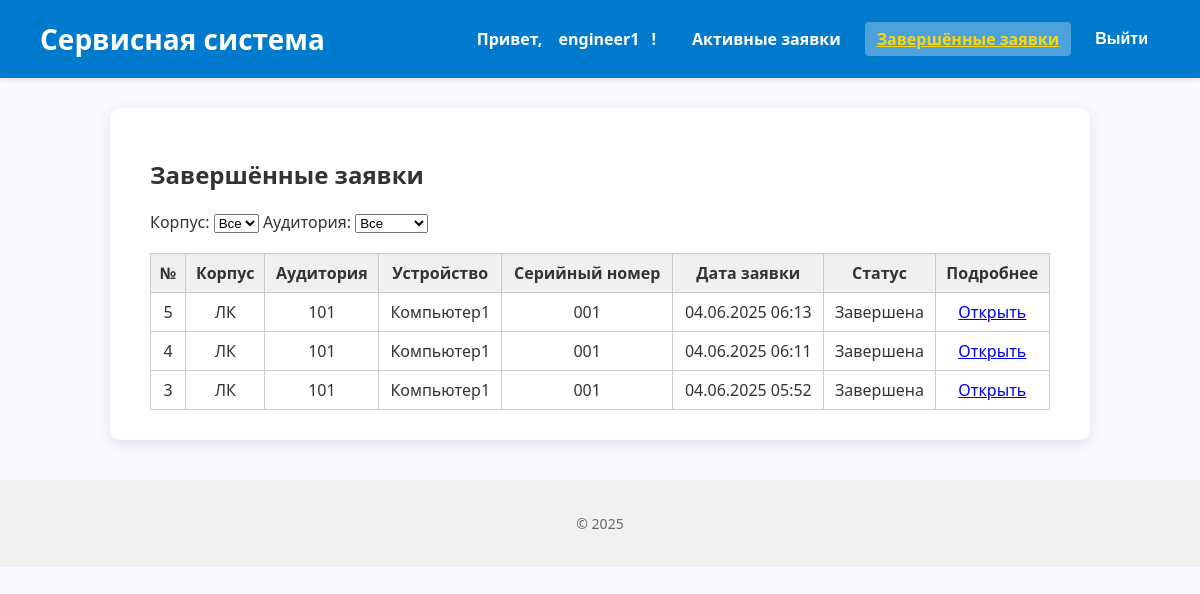
Screenshot of /completed-requests/ (signed in) with the database file from the repository.
### core/models.py (models this page shows, shortened)
class User(AbstractUser):
    ROLE_CHOICES = [
        ('admin', 'Администратор'),
        ('engineer', 'Инженер'),
        ('teacher', 'Преподаватель'),
    ]
    role = models.CharField(max_length=20, choices=ROLE_CHOICES, blank=True, null=True)

class ServiceRequest(models.Model):
    device = models.ForeignKey(Device, on_delete=models.CASCADE, related_name='service_requests', verbose_name="Устройство")
    created_by = models.ForeignKey(
        settings.AUTH_USER_MODEL, on_delete=models.SET_NULL,
        null=True, related_name='requests_created', verbose_name="Создал"
    )
    assigned_engineer = models.ForeignKey(
        settings.AUTH_USER_MODEL, on_delete=models.SET_NULL,
        null=True, blank=True, related_name='assigned_requests', verbose_name="Инженер"
    )
    created_at = models.DateTimeField("Дата создания", auto_now_add=True)
    description = models.TextField("Описание проблемы")
    is_completed = models.BooleanField("Завершено", default=False)
    requires_replacement = models.BooleanField(default=False)
    is_paused = models.BooleanField("Приостановлена (ожидание замены)", default=False)
    class Meta:
        verbose_name = "Заявка на обслуживание"
        verbose_name_plural = "Заявки на обслуживание"
    @property
    def status(self):
        return "Завершена" if self.is_completed else "В процессе"

class Device(models.Model):
    cabinet = models.ForeignKey(Cabinet, on_delete=models.CASCADE, related_name='devices', verbose_name="Кабинет")
    name = models.CharField("Название устройства", max_length=100)
    serial_number = models.CharField("Серийный номер", max_length=100, unique=True)
    purchase_date = models.DateField("Дата покупки")
    cost = models.DecimalField("Стоимость", max_digits=10, decimal_places=2)
    class Meta:
        verbose_name = "Устройство"
        verbose_name_plural = "Устройства"

class Cabinet(models.Model):
    number = models.CharField("Номер кабинета", max_length=10)
    building = models.CharField("Корпус", max_length=50)
    class Meta:
        verbose_name = "Кабинет"
        verbose_name_plural = "Кабинеты"

### core/views.py (the view)
# urls.py: path('completed-requests/', views.completed_requests, name='completed_requests'),
@login_required
@engineer_required
def completed_requests(request):
    qs = ServiceRequest.objects.filter(
        assigned_engineer=request.user,
        is_completed=True
    ).select_related('device__cabinet')
    building = request.GET.get('building')
    cabinet_id = request.GET.get('cabinet')
    if building:
        qs = qs.filter(device__cabinet__building=building)
    if cabinet_id:
        qs = qs.filter(device__cabinet__id=cabinet_id)
    buildings = Cabinet.objects.values_list('building', flat=True).distinct()
    cabinets = Cabinet.objects.all()
    return render(request, 'engineer/completed_requests.html', {
        'requests': qs.order_by('-created_at'),
        'buildings': buildings,
        'cabinets': cabinets,
        'selected_building': building,
        'selected_cabinet': cabinet_id,
    })

### core/templates/engineer/completed_requests.html (shortened to what this page needs)
{% extends 'base.html' %}
{% block content %}
<h2>Завершённые заявки</h2>
<form method="get" action="" style="margin-bottom: 20px;">
  <label for="building">Корпус:</label>
  <select name="building" id="building" onchange="this.form.submit()">
    <option value="">Все</option>
  </select>
  <label for="cabinet">Аудитория:</label>
  <select name="cabinet" id="cabinet" onchange="this.form.submit()">
    <option value="">Все</option>
  </select>
</form>
{% if requests %}
<table style="width: 100%; border-collapse: collapse;">
  <thead style="background-color: #f0f0f0;">
    <tr>
      <th style="border: 1px solid #ccc; padding: 8px; text-align: center;">№</th>
      <th style="border: 1px solid #ccc; padding: 8px; text-align: center;">Корпус</th>
      <th style="border: 1px solid #ccc; padding: 8px; text-align: center;">Аудитория</th>
      <th style="border: 1px solid #ccc; padding: 8px; text-align: center;">Устройство</th>
      <th style="border: 1px solid #ccc; padding: 8px; text-align: center;">Серийный номер</th>
      <th style="border: 1px solid #ccc; padding: 8px; text-align: center;">Дата заявки</th>
      <th style="border: 1px solid #ccc; padding: 8px; text-align: center;">Статус</th>
      <th style="border: 1px solid #ccc; padding: 8px; text-align: center;">Подробнее</th>
    </tr>
  </thead>
  <tbody>
    {% for req in requests %}
    <tr>
      <td style="border: 1px solid #ccc; padding: 8px; text-align: center;">{{ req.id }}</td>
      <td style="border: 1px solid #ccc; padding: 8px; text-align: center;">{{ req.device.cabinet.building }}</td>
      <td style="border: 1px solid #ccc; padding: 8px; text-align: center;">{{ req.device.cabinet.number }}</td>
      <td style="border: 1px solid #ccc; padding: 8px; text-align: center;">{{ req.device.name }}</td>
      <td style="border: 1px solid #ccc; padding: 8px; text-align: center;">{{ req.device.serial_number }}</td>
      <td style="border: 1px solid #ccc; padding: 8px; text-align: center;">{{ req.created_at|date:"d.m.Y H:i" }}</td>
      <td style="border: 1px solid #ccc; padding: 8px; text-align: center;">{{ req.status }}</td>
      <td style="border: 1px solid #ccc; padding: 8px; text-align: center;">
        <a href="{% url 'engineer_request_detail' req.id %}">Открыть</a>
      </td>
    </tr>
    {% endfor %}
  </tbody>
</table>
{% else %}
  <p>Нет завершённых заявок.</p>
{% endif %}
{% endblock %}

### core/templates/base.html (shortened to what this page needs)
<!DOCTYPE html>
<html lang="ru">
<head>
</head>
<body>
    <header>
        <h1>Сервисная система</h1>
        <nav>
          {% if user.is_authenticated %}
            <span>Привет, <a href="{% url 'profile' %}">{{ user.username }}</a>!</span>
            {% if user.role == 'teacher' %}
              <a href="{% url 'create_request' %}" class="{% if request.path == '/create-request/' %}active{% endif %}">Создать заявку</a>
              <a href="{% url 'my_requests' %}" class="{% if request.path == '/my-requests/' %}active{% endif %}">Мои заявки</a>
            {% elif user.role == 'engineer' %}
              <a href="{% url 'active_requests' %}" class="{% if request.path == '/active-requests/' %}active{% endif %}">Активные заявки</a>
              <a href="{% url 'completed_requests' %}" class="{% if request.path == '/completed-requests/' %}active{% endif %}">Завершённые заявки</a>
            {% elif user.role == 'admin' %}
              <a href="{% url 'admin_dashboard' %}" class="{% if request.path == '/admin/' %}active{% endif %}">Панель администратора</a>
            {% endif %}
            <form method="post" action="{% url 'logout' %}" class="logout-form">
              <button type="submit">Выйти</button>
            </form>
          {% else %}
            {% if request.path != '/login/' %}
              <a href="{% url 'login' %}">Войти</a>
            {% endif %}
          {% endif %}
        </nav>
    </header>
    <main>
        {% block content %}{% endblock %}
    </main>
    <footer>
        <p>© 2025</p>
    </footer>
</body>
</html>

### core/templates/base.html (style rules this page uses)
body { font-family: 'Segoe UI', Tahoma, Geneva, Verdana, sans-serif; background-color: #f9faff; margin: 0; padding: 0; color: #333; }
header { background-color: #007acc; color: white; padding: 20px 40px; box-shadow: 0 2px 5px rgba(0,0,0,0.1); display: flex; align-items: center; justify-content: space-between; }
header h1 { margin: 0; font-weight: 700; font-size: 28px; }
nav { display: flex; align-items: center; gap: 12px; }
nav a, nav span { color: white; font-weight: 600; text-decoration: none; padding: 6px 12px; border-radius: 4px; transition: background-color 0.3s ease; }
nav a.active { font-weight: 700; color: #ffd700; text-decoration: underline; background-color: rgba(255, 255, 255, 0.3); }
main { max-width: 900px; margin: 30px auto; background-color: white; padding: 30px 40px; border-radius: 10px; box-shadow: 0 4px 15px rgba(0,0,0,0.1); }
footer { text-align: center; color: #666; padding: 20px 0; font-size: 14px; background-color: #f1f1f1; margin-top: 40px; }
form.logout-form { display: inline; }
form.logout-form button { background: none; border: none; color: white; cursor: pointer; padding: 6px 12px; font-weight: 600; font-size: 1em; border-radius: 4px; transition: background-color 0.3s ease; }

### rows the page displays
User: username "engineer1"
ServiceRequest: id "5", device.cabinet.building "ЛК", device.cabinet.number "101", device.name "Компьютер1", device.serial_number "001", created_at "04.06.2025 06:13", status "Завершена"
ServiceRequest: id "4", device.cabinet.building "ЛК", device.cabinet.number "101", device.name "Компьютер1", device.serial_number "001", created_at "04.06.2025 06:11", status "Завершена"
ServiceRequest: id "3", device.cabinet.building "ЛК", device.cabinet.number "101", device.name "Компьютер1", device.serial_number "001", created_at "04.06.2025 05:52", status "Завершена"
